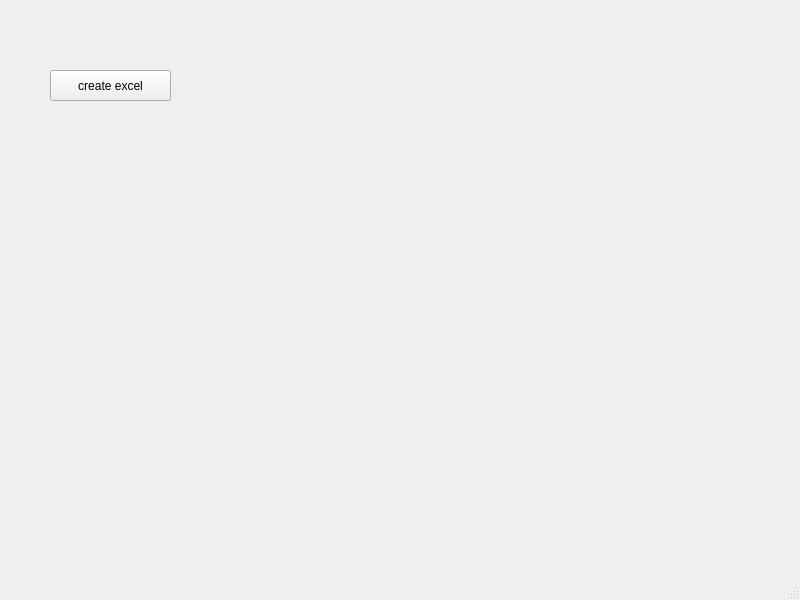
<?xml version="1.0" encoding="UTF-8"?>
<ui version="4.0">
 <class>MainWindow</class>
 <widget class="QMainWindow" name="MainWindow">
  <property name="geometry">
   <rect>
    <x>0</x>
    <y>0</y>
    <width>800</width>
    <height>600</height>
   </rect>
  </property>
  <property name="windowTitle">
   <string>MainWindow</string>
  </property>
  <widget class="QWidget" name="centralwidget">
   <widget class="QPushButton" name="pushButton">
    <property name="geometry">
     <rect>
      <x>50</x>
      <y>70</y>
      <width>121</width>
      <height>31</height>
     </rect>
    </property>
    <property name="text">
     <string>create excel</string>
    </property>
   </widget>
  </widget>
  <widget class="QMenuBar" name="menubar">
   <property name="geometry">
    <rect>
     <x>0</x>
     <y>0</y>
     <width>800</width>
     <height>21</height>
    </rect>
   </property>
  </widget>
  <widget class="QStatusBar" name="statusbar"/>
 </widget>
 <resources/>
 <connections/>
</ui>
